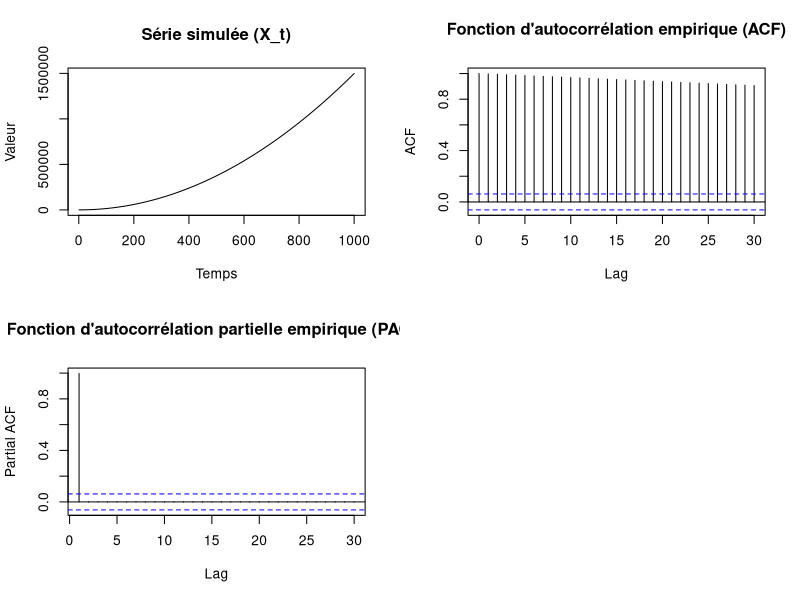
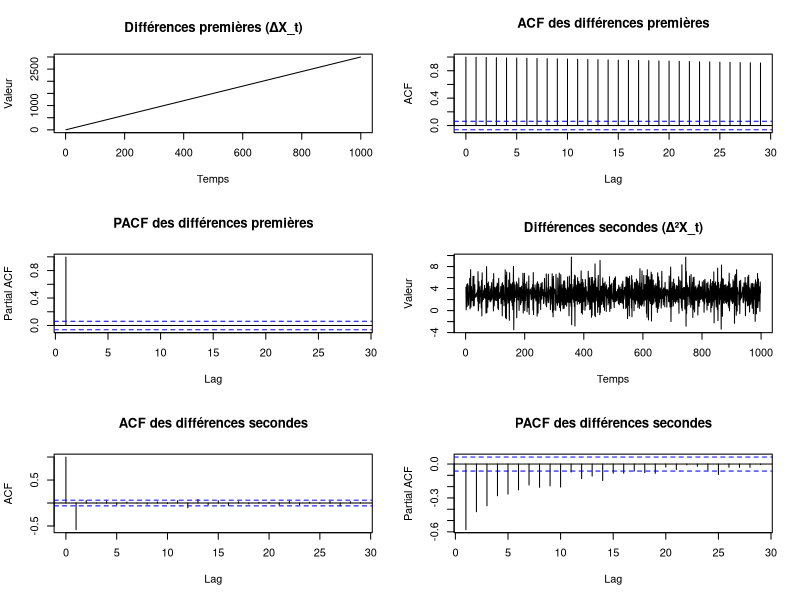
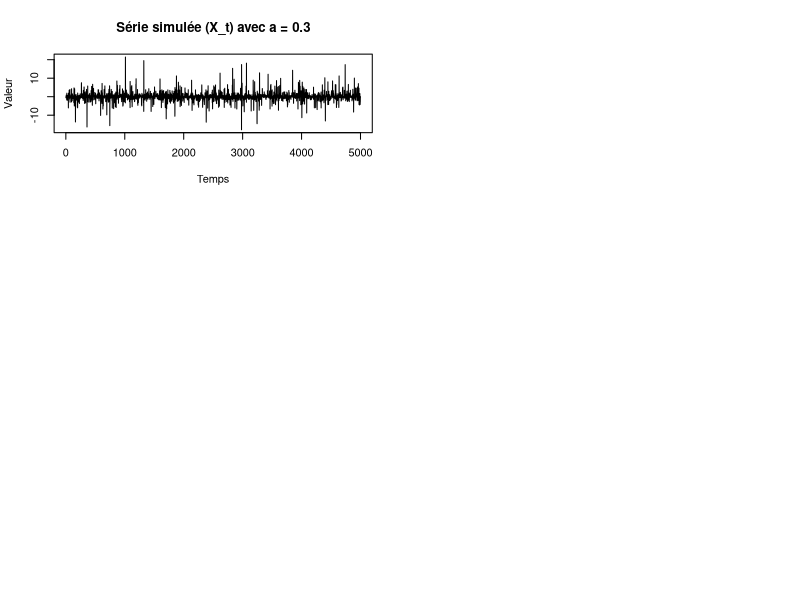
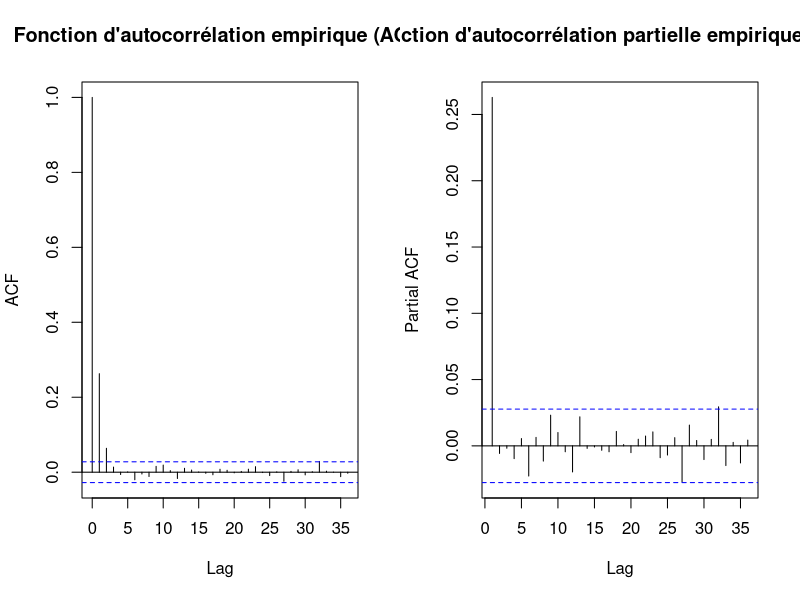
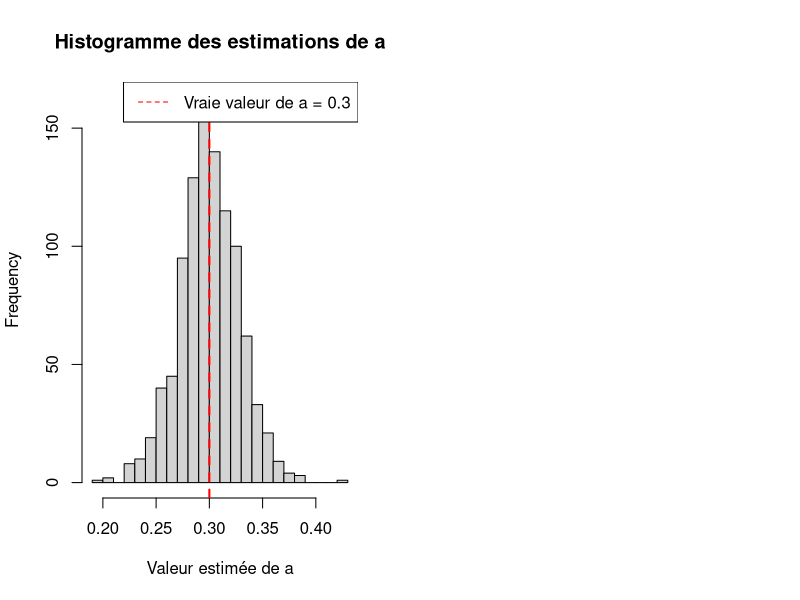

Write R code to recreate these figures, in order.
## ---- chunk 1
set.seed(123) # Pour la reproductibilité
n=50
# Définir le modèle AR(3)
model <- arima.sim(
  model = list(ar = c(1, -0.5, 1/3)), # Coefficients AR(3)
  n = 105 * n # 50 réalisations de longueur 105
)

# Redimensionner les données en une matrice 50x105
simulations <- matrix(model, nrow = 50, byrow = TRUE)
## ---- chunk 2
# Initialiser une liste pour stocker les estimations
estimations <- list()

# Boucle sur les 50 simulations
for (i in 1:n) {
  # Extraire les 100 premières valeurs
  serie <- simulations[i, 1:100]

  # Estimer un modèle AR(3)
  fit <- arima(serie, order = c(3, 0, 0))

  # Stocker les résultats
  estimations[[i]] <- fit$coef
}

# Afficher les premières estimations
head(estimations)

## ---- chunk 3
# Initialiser une matrice pour stocker les prévisions
previsions <- matrix(NA, nrow = n, ncol = 5)

# Boucle sur les 50 simulations
for (i in 1:n) {
  # Extraire les 100 premières valeurs
  serie <- simulations[i, 1:100]

  # Estimer un modèle AR(3)
  fit <- arima(serie, order = c(3, 0, 0))

  # Prédire les 5 valeurs suivantes
  pred <- predict(fit, n.ahead = 5)

  # Stocker les prévisions
  previsions[i, ] <- pred$pred
}

## ---- chunk 4
# Initialiser des vecteurs pour stocker les erreurs
erreurs <- matrix(NA, nrow = n, ncol = 5)

# Boucle sur les 50 simulations
for (i in 1:n) {
  # Extraire les 5 valeurs réelles suivantes
  valeurs_reelles <- simulations[i, 101:105]

  # Calculer les erreurs de prévision
  erreurs[i, ] <- valeurs_reelles - previsions[i, ]
}

# Calculer l'erreur moyenne (biais) pour chaque horizon
biais <- colMeans(erreurs)

# Calculer la variance de l'erreur pour chaque horizon
variance <- apply(erreurs, 2, var)

# Afficher les résultats
data.frame(
  Horizon = 1:5,
  Biais = biais,
  Variance = variance
)


## ---- chunk 5
# Initialiser une matrice pour stocker les prévisions
previsions_long <- matrix(NA, nrow = 50, ncol = 5)

# Initialiser une matrice pour stocker les erreurs
erreurs_long <- matrix(NA, nrow = 50, ncol = 5)

# Boucle sur les 50 simulations
for (i in 1:50) {
  # Extraire les 104 premières valeurs
  serie_long <- simulations[i, 1:104]

  # Estimer un modèle AR(3)
  fit_long <- arima(serie_long, order = c(3, 0, 0))

  # Prédire les 5 valeurs suivantes
  pred_long <- predict(fit_long, n.ahead = 5)

  # Stocker les prévisions
  previsions_long[i, ] <- pred_long$pred

  # Extraire les 5 valeurs réelles suivantes
  valeurs_reelles_long <- simulations[i, 105]

  # Calculer les erreurs de prévision
  erreurs_long[i, ] <- valeurs_reelles_long - previsions_long[i, ]
}

# Calculer l'erreur moyenne (biais) pour chaque horizon
biais_long <- colMeans(erreurs_long, na.rm = TRUE)

# Calculer la variance de l'erreur pour chaque horizon
variance_long <- apply(erreurs_long, 2, var, na.rm = TRUE)

# Afficher les résultats
data.frame(
  Horizon = 1:5,
  Biais = biais_long,
  Variance = variance_long
)

## ---- chunk 6
# Créer un tableau comparatif
comparaison <- data.frame(
  Horizon = 1:5,
  Biais_100 = biais,
  Variance_100 = variance,
  Biais_104 = biais_long,
  Variance_104 = variance_long
)

# Afficher le tableau
comparaison

## ---- chunk 7
SimProcess <- function(n) {
  # Initialiser le vecteur de la série
  X <- rep(NA, n)

  # Générer le bruit blanc gaussien
  epsilon <- rnorm(n, mean = 0, sd = 1)

  # Condition initiale (par exemple, X_0 = 0)
  X[1] <- 1 + 1^2 + (1/3) * 0 + epsilon[1]

  # Simuler la série
  for (t in 2:n) {
    X[t] <- 1 + t^2 + (1/3) * X[t-1] + epsilon[t]
  }

  return(X)
}
## ---- chunk 8
set.seed(123) # Pour la reproductibilité
n <- 1000
X <- SimProcess(n)

## ---- chunk 9
par(mfrow = c(2, 2))

# Tracer la série
plot(X, type = "l", main = "Série simulée (X_t)", ylab = "Valeur", xlab = "Temps")

# Tracer l'ACF
acf_X <- acf(X, main = "Fonction d'autocorrélation empirique (ACF)")

# Tracer la PACF
pacf_X <- pacf(X, main = "Fonction d'autocorrélation partielle empirique (PACF)")

## ---- chunk 10
# Différences premières
Delta_X <- diff(X)

# Différences secondes
Delta2_X <- diff(X, differences = 2)

## ---- chunk 11
par(mfrow = c(3, 2))

# Tracer les différences premières
plot(Delta_X, type = "l", main = "Différences premières (ΔX_t)", ylab = "Valeur", xlab = "Temps")

# Tracer l'ACF des différences premières
acf(Delta_X, main = "ACF des différences premières")

# Tracer la PACF des différences premières
pacf(Delta_X, main = "PACF des différences premières")

# Tracer les différences secondes
plot(Delta2_X, type = "l", main = "Différences secondes (Δ²X_t)", ylab = "Valeur", xlab = "Temps")

# Tracer l'ACF des différences secondes
acf(Delta2_X, main = "ACF des différences secondes")

# Tracer la PACF des différences secondes
pacf(Delta2_X, main = "PACF des différences secondes")

## ---- chunk 12
# Ajustement d'un AR(1)
fit_ar1 <- arima(Delta2_X, order = c(1, 0, 0))

# Ajustement d'un MA(2)
fit_ma2 <- arima(Delta2_X, order = c(0, 0, 2))

# Ajustement d'un ARMA(1,2)
fit_arma12 <- arima(Delta2_X, order = c(1, 0, 2))

# Ajustement d'un ARMA(2,2)
fit_arma22 <- arima(Delta2_X, order = c(2, 0, 2))

## ---- chunk 13
# Calculer les AIC pour chaque modèle
aic_values <- c(
  AR1 = fit_ar1$aic,
  MA2 = fit_ma2$aic,
  ARMA12 = fit_arma12$aic,
  ARMA22 = fit_arma22$aic
)

# Afficher les AIC
aic_values

# Sélectionner le modèle avec le plus petit AIC
best_model <- names(which.min(aic_values))
best_model

## ---- chunk 14
Bruit <- function(n) {
  # Générer les variables gaussiennes indépendantes
  eta <- rnorm(n + 1, mean = 0, sd = 1)

  # Calculer epsilon_t = eta_t^2 * eta_{t-1}
  epsilon <- rep(NA, n)
  for (t in 1:n) {
    epsilon[t] <- eta[t+1]^2 * eta[t]
  }

  return(epsilon)
}
## ---- chunk 15
SimulProcess <- function(n, a) {
  # Générer le bruit
  epsilon <- Bruit(n)

  # Initialiser le vecteur de la série
  X <- rep(NA, n)

  # Condition initiale (par exemple, X_0 = 0)
  X[1] <- epsilon[1]

  # Simuler la série
  for (t in 2:n) {
    X[t] <- a * X[t-1] + epsilon[t]
  }

  return(X)
}

## ---- chunk 16
set.seed(123) # Pour la reproductibilité
n <- 5000
a <- 0.3
X <- SimulProcess(n, a)
plot.ts(X, type = "l", main = "Série simulée (X_t) avec a = 0.3", ylab = "Valeur", xlab = "Temps")
## ---- chunk 17
par(mfrow = c(1, 2))

# Tracer l'ACF
acf_X <- acf(X, main = "Fonction d'autocorrélation empirique (ACF)")

# Tracer la PACF
pacf_X <- pacf(X, main = "Fonction d'autocorrélation partielle empirique (PACF)")

## ---- chunk 18
Estim <- function(X) {
  n <- length(X)
  numerator <- sum(X[2:n] * X[1:(n-1)])
  denominator <- sum(X[1:(n-1)]^2)
  a_hat <- numerator / denominator
  return(a_hat)
}

## ---- chunk 19
set.seed(123)
n_simulations <- 1000
n <- 5000
a <- 0.3

# Initialiser un vecteur pour stocker les estimations
estimations <- rep(NA, n_simulations)

# Boucle sur les simulations
for (i in 1:n_simulations) {
  X_sim <- SimulProcess(n, a)
  estimations[i] <- Estim(X_sim)
}

## ---- chunk 20
hist(estimations, breaks = 30, main = "Histogramme des estimations de a", xlab = "Valeur estimée de a")
abline(v = a, col = "red", lwd = 2, lty = 2)
legend("topright", legend = c(paste("Vraie valeur de a =", a)), col = "red", lty = 2)

